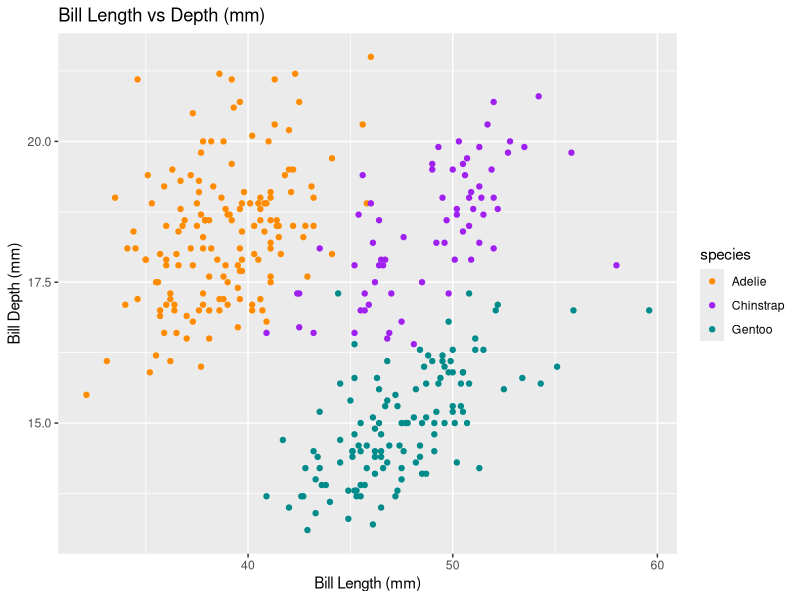
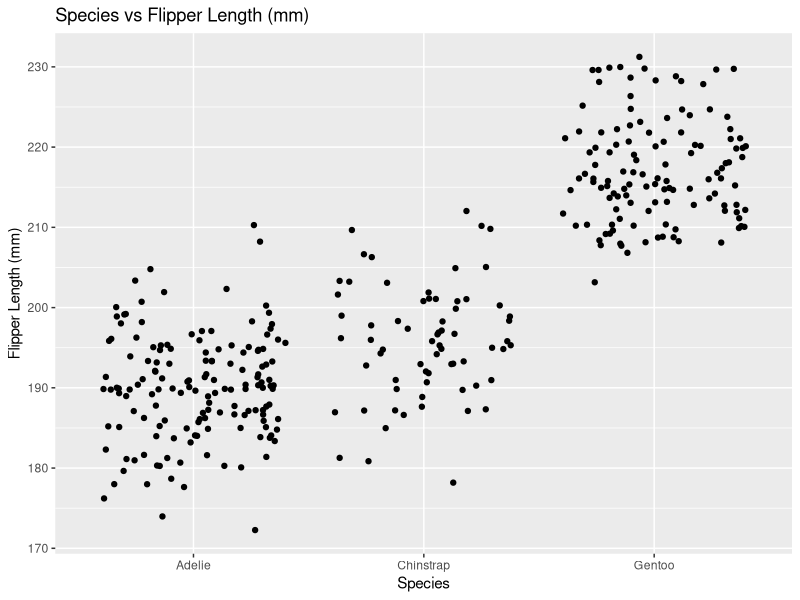

The R script that drew these images, in order:
## ---- chunk 1
library(tidyverse)
library(palmerpenguins)

## ---- chunk 2
# Define expression
fx <- expression(x^2)
pa <- expression(2*(3*a + 2)^4 - 5)

# Compute derivative
df_dx <- D(expr = fx, name = "x")
df_dx

dp_da <- D(expr = pa, name = "a")
dp_da

# Evaluate at x = 3
x <- 3
eval(df_dx)

a <- 1.2
eval(dp_da)
## ---- chunk 3
#head(penguins)
ggplot(data = penguins, aes(x = bill_length_mm, y = bill_depth_mm)) +
  geom_point(aes(color = species)) +
  scale_color_manual(values = c("darkorange","purple","cyan4")) +
  labs(x = "Bill Length (mm)", y = "Bill Depth (mm)", title = "Bill Length vs Depth (mm)")
## ---- chunk 4
ggplot(data = penguins, aes(x = species, y = flipper_length_mm)) +
  geom_jitter() +
  labs(x = "Species", 
       y = "Flipper Length (mm)",
       title = "Species vs Flipper Length (mm)"
       )
